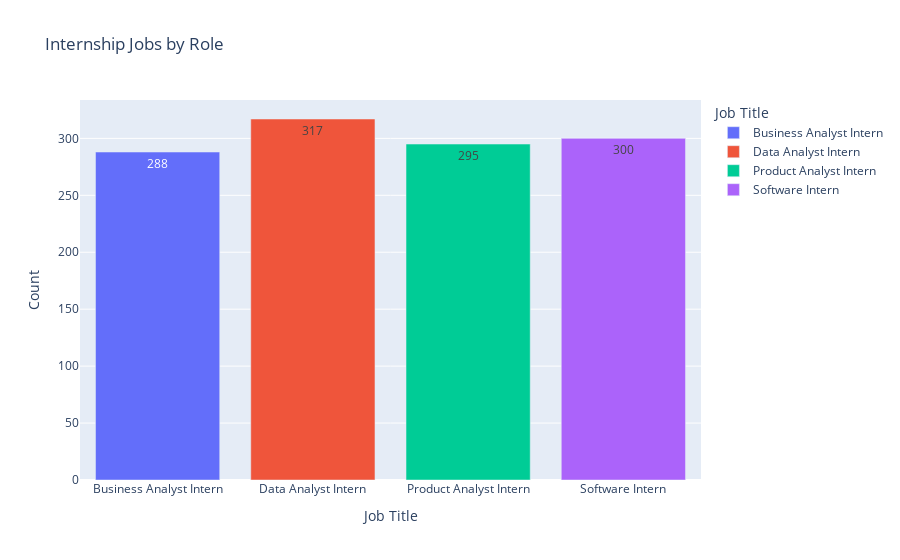
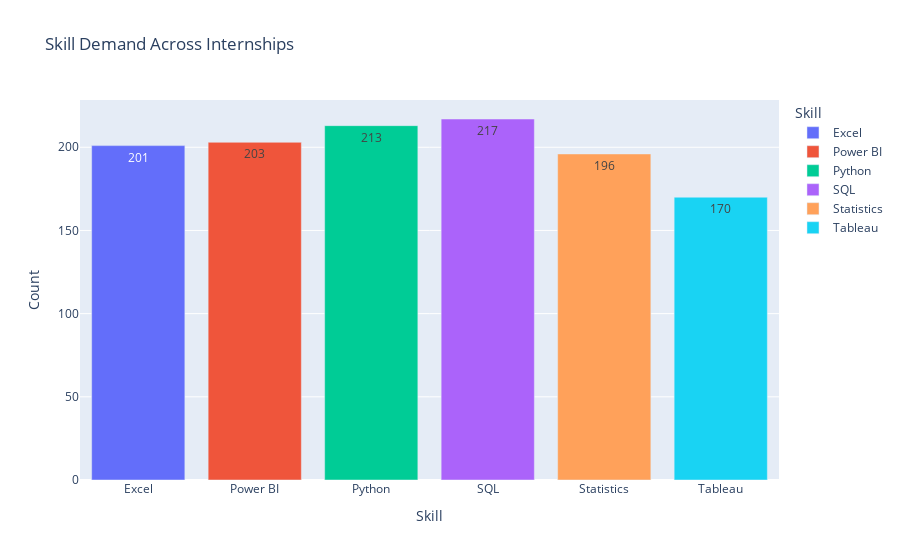
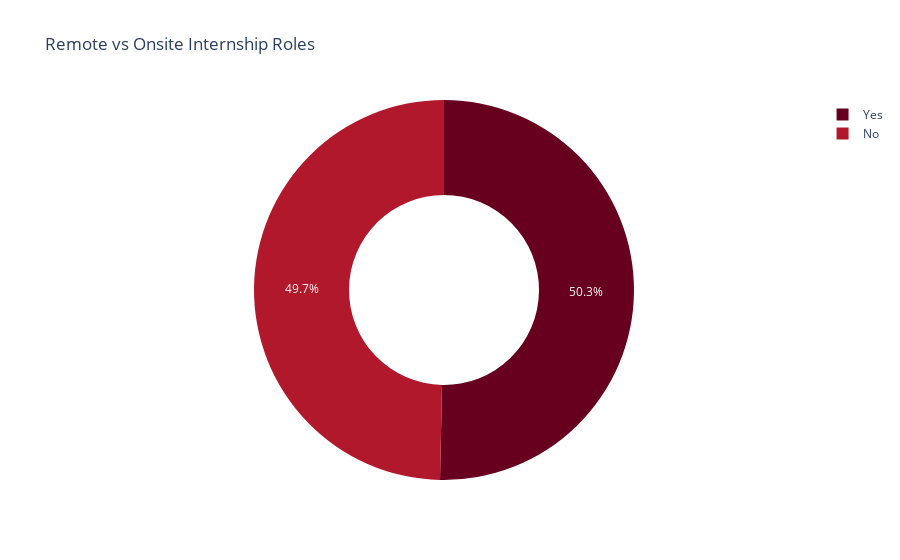
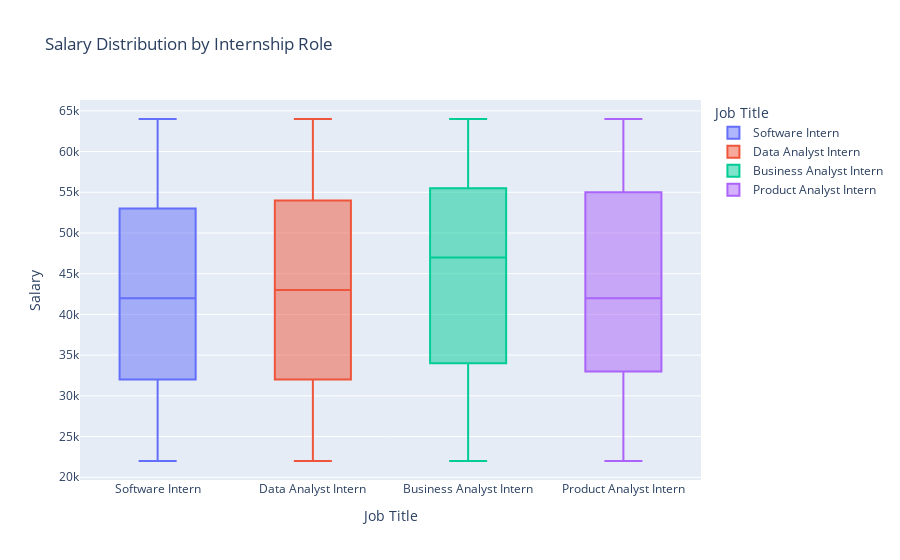

Notebook code cell kept with these figures, in order:
### Code cell
!pip install pandas numpy plotly

import pandas as pd
import numpy as np
import plotly.express as px

np.random.seed(7)

n = 1200

df = pd.DataFrame({
    "Job Title": np.random.choice(
        ["Data Analyst Intern", "Business Analyst Intern", "Product Analyst Intern", "Software Intern"], 
        n
    ),
    "Company": np.random.choice(
        ["Google", "Amazon", "Microsoft", "Indegene", "Deloitte", "PwC"], 
        n
    ),
    "Location": np.random.choice(
        ["New York", "California", "Texas", "Illinois", "Remote"], 
        n
    ),
    "Remote": np.random.choice(["Yes", "No"], n),
    "Salary": np.random.randint(22, 65, n) * 1000,
    "Month": np.random.choice(
        ["Jan", "Feb", "Mar", "Apr", "May", "Jun"], 
        n
    ),
    "Skill": np.random.choice(
        ["SQL", "Python", "Excel", "Power BI", "Tableau", "Statistics"], 
        n
    )
})

print("Total Jobs:", len(df))
print("Average Salary:", int(df["Salary"].mean()))
print("Remote Jobs (%):", round((df["Remote"] == "Yes").mean() * 100, 2))

px.bar(
    df.groupby("Job Title").size().reset_index(name="Count"),
    x="Job Title",
    y="Count",
    color="Job Title",
    title="Internship Jobs by Role",
    text="Count"
).show()

px.bar(
    df.groupby("Skill").size().reset_index(name="Count"),
    x="Skill",
    y="Count",
    color="Skill",
    title="Skill Demand Across Internships",
    text="Count"
).show()

px.pie(
    df,
    names="Remote",
    hole=0.5,
    title="Remote vs Onsite Internship Roles",
    color_discrete_sequence=px.colors.sequential.RdBu
).show()

px.box(
    df,
    x="Job Title",
    y="Salary",
    color="Job Title",
    title="Salary Distribution by Internship Role"
).show()

px.line(
    df.groupby("Month").size().reset_index(name="Count"),
    x="Month",
    y="Count",
    markers=True,
    title="Hiring Trends Over Time",
    color_discrete_sequence=px.colors.qualitative.Bold
).show()

px.bar(
    df.groupby("Company").size().reset_index(name="Count"),
    x="Company",
    y="Count",
    color="Company",
    title="Top Companies Hiring Interns"
).show()

px.treemap(
    df,
    path=["Job Title", "Skill"],
    title="Skill Distribution by Internship Role",
    color="Salary",
    color_continuous_scale="Viridis"
).show()

px.histogram(
    df,
    x="Salary",
    color="Job Title",
    nbins=30,
    title="Salary Distribution Across Roles"
).show()

px.sunburst(
    df,
    path=["Location", "Job Title"],
    title="Location and Role Breakdown"
).show()

print("Interactive BI dashboard generated successfully.")

### Figure 1 — Plotly figure (JSON) as saved in the notebook; plotly's stock layout.template omitted (floating-point values rounded to 4 significant figures)
{"data": [{"alignmentgroup": "True", "hovertemplate": "Job Title=%{x}<br>Count=%{text}<extra></extra>", "legendgroup": "Business Analyst Intern", "marker": {"color": "#636efa", "pattern": {"shape": ""}}, "name": "Business Analyst Intern", "offsetgroup": "Business Analyst Intern", "orientation": "v", "showlegend": true, "text": [288], "textposition": "auto", "type": "bar", "x": ["Business Analyst Intern"], "xaxis": "x", "y": [288], "yaxis": "y"}, {"alignmentgroup": "True", "hovertemplate": "Job Title=%{x}<br>Count=%{text}<extra></extra>", "legendgroup": "Data Analyst Intern", "marker": {"color": "#EF553B", "pattern": {"shape": ""}}, "name": "Data Analyst Intern", "offsetgroup": "Data Analyst Intern", "orientation": "v", "showlegend": true, "text": [317], "textposition": "auto", "type": "bar", "x": ["Data Analyst Intern"], "xaxis": "x", "y": [317], "yaxis": "y"}, {"alignmentgroup": "True", "hovertemplate": "Job Title=%{x}<br>Count=%{text}<extra></extra>", "legendgroup": "Product Analyst Intern", "marker": {"color": "#00cc96", "pattern": {"shape": ""}}, "name": "Product Analyst Intern", "offsetgroup": "Product Analyst Intern", "orientation": "v", "showlegend": true, "text": [295], "textposition": "auto", "type": "bar", "x": ["Product Analyst Intern"], "xaxis": "x", "y": [295], "yaxis": "y"}, {"alignmentgroup": "True", "hovertemplate": "Job Title=%{x}<br>Count=%{text}<extra></extra>", "legendgroup": "Software Intern", "marker": {"color": "#ab63fa", "pattern": {"shape": ""}}, "name": "Software Intern", "offsetgroup": "Software Intern", "orientation": "v", "showlegend": true, "text": [300], "textposition": "auto", "type": "bar", "x": ["Software Intern"], "xaxis": "x", "y": [300], "yaxis": "y"}], "layout": {"barmode": "relative", "legend": {"title": {"text": "Job Title"}, "tracegroupgap": 0}, "title": {"text": "Internship Jobs by Role"}, "xaxis": {"anchor": "y", "categoryarray": ["Business Analyst Intern", "Data Analyst Intern", "Product Analyst Intern", "Software Intern"], "categoryorder": "array", "domain": [0, 1], "title": {"text": "Job Title"}}, "yaxis": {"anchor": "x", "domain": [0, 1], "title": {"text": "Count"}}}}

### Figure 2 — Plotly figure (JSON) as saved in the notebook; plotly's stock layout.template omitted (floating-point values rounded to 4 significant figures)
{"data": [{"alignmentgroup": "True", "hovertemplate": "Skill=%{x}<br>Count=%{text}<extra></extra>", "legendgroup": "Excel", "marker": {"color": "#636efa", "pattern": {"shape": ""}}, "name": "Excel", "offsetgroup": "Excel", "orientation": "v", "showlegend": true, "text": [201], "textposition": "auto", "type": "bar", "x": ["Excel"], "xaxis": "x", "y": [201], "yaxis": "y"}, {"alignmentgroup": "True", "hovertemplate": "Skill=%{x}<br>Count=%{text}<extra></extra>", "legendgroup": "Power BI", "marker": {"color": "#EF553B", "pattern": {"shape": ""}}, "name": "Power BI", "offsetgroup": "Power BI", "orientation": "v", "showlegend": true, "text": [203], "textposition": "auto", "type": "bar", "x": ["Power BI"], "xaxis": "x", "y": [203], "yaxis": "y"}, {"alignmentgroup": "True", "hovertemplate": "Skill=%{x}<br>Count=%{text}<extra></extra>", "legendgroup": "Python", "marker": {"color": "#00cc96", "pattern": {"shape": ""}}, "name": "Python", "offsetgroup": "Python", "orientation": "v", "showlegend": true, "text": [213], "textposition": "auto", "type": "bar", "x": ["Python"], "xaxis": "x", "y": [213], "yaxis": "y"}, {"alignmentgroup": "True", "hovertemplate": "Skill=%{x}<br>Count=%{text}<extra></extra>", "legendgroup": "SQL", "marker": {"color": "#ab63fa", "pattern": {"shape": ""}}, "name": "SQL", "offsetgroup": "SQL", "orientation": "v", "showlegend": true, "text": [217], "textposition": "auto", "type": "bar", "x": ["SQL"], "xaxis": "x", "y": [217], "yaxis": "y"}, {"alignmentgroup": "True", "hovertemplate": "Skill=%{x}<br>Count=%{text}<extra></extra>", "legendgroup": "Statistics", "marker": {"color": "#FFA15A", "pattern": {"shape": ""}}, "name": "Statistics", "offsetgroup": "Statistics", "orientation": "v", "showlegend": true, "text": [196], "textposition": "auto", "type": "bar", "x": ["Statistics"], "xaxis": "x", "y": [196], "yaxis": "y"}, {"alignmentgroup": "True", "hovertemplate": "Skill=%{x}<br>Count=%{text}<extra></extra>", "legendgroup": "Tableau", "marker": {"color": "#19d3f3", "pattern": {"shape": ""}}, "name": "Tableau", "offsetgroup": "Tableau", "orientation": "v", "showlegend": true, "text": [170], "textposition": "auto", "type": "bar", "x": ["Tableau"], "xaxis": "x", "y": [170], "yaxis": "y"}], "layout": {"barmode": "relative", "legend": {"title": {"text": "Skill"}, "tracegroupgap": 0}, "title": {"text": "Skill Demand Across Internships"}, "xaxis": {"anchor": "y", "categoryarray": ["Excel", "Power BI", "Python", "SQL", "Statistics", "Tableau"], "categoryorder": "array", "domain": [0, 1], "title": {"text": "Skill"}}, "yaxis": {"anchor": "x", "domain": [0, 1], "title": {"text": "Count"}}}}

### Figure 3 — Plotly figure (JSON) as saved in the notebook; plotly's stock layout.template omitted (floating-point values rounded to 4 significant figures; data arrays with more than 128 entries replaced by an {"elided": "..."} marker saying what was removed)
{"data": [{"domain": {"x": [0, 1], "y": [0, 1]}, "hole": 0.5, "hovertemplate": "Remote=%{label}<extra></extra>", "labels": {"elided": "1200 str values"}, "legendgroup": "", "name": "", "showlegend": true, "type": "pie"}], "layout": {"legend": {"tracegroupgap": 0}, "piecolorway": ["rgb(103,0,31)", "rgb(178,24,43)", "rgb(214,96,77)", "rgb(244,165,130)", "rgb(253,219,199)", "rgb(247,247,247)", "rgb(209,229,240)", "rgb(146,197,222)", "rgb(67,147,195)", "rgb(33,102,172)", "rgb(5,48,97)"], "title": {"text": "Remote vs Onsite Internship Roles"}}}

### Figure 4 — Plotly figure (JSON) as saved in the notebook; plotly's stock layout.template omitted (floating-point values rounded to 4 significant figures; data arrays with more than 128 entries replaced by an {"elided": "..."} marker saying what was removed)
{"data": [{"alignmentgroup": "True", "hovertemplate": "Job Title=%{x}<br>Salary=%{y}<extra></extra>", "legendgroup": "Software Intern", "marker": {"color": "#636efa"}, "name": "Software Intern", "notched": false, "offsetgroup": "Software Intern", "orientation": "v", "showlegend": true, "type": "box", "x": {"elided": "300 str values"}, "x0": " ", "xaxis": "x", "y": {"elided": "300 int values"}, "y0": " ", "yaxis": "y"}, {"alignmentgroup": "True", "hovertemplate": "Job Title=%{x}<br>Salary=%{y}<extra></extra>", "legendgroup": "Data Analyst Intern", "marker": {"color": "#EF553B"}, "name": "Data Analyst Intern", "notched": false, "offsetgroup": "Data Analyst Intern", "orientation": "v", "showlegend": true, "type": "box", "x": {"elided": "317 str values"}, "x0": " ", "xaxis": "x", "y": {"elided": "317 int values"}, "y0": " ", "yaxis": "y"}, {"alignmentgroup": "True", "hovertemplate": "Job Title=%{x}<br>Salary=%{y}<extra></extra>", "legendgroup": "Business Analyst Intern", "marker": {"color": "#00cc96"}, "name": "Business Analyst Intern", "notched": false, "offsetgroup": "Business Analyst Intern", "orientation": "v", "showlegend": true, "type": "box", "x": {"elided": "288 str values"}, "x0": " ", "xaxis": "x", "y": {"elided": "288 int values"}, "y0": " ", "yaxis": "y"}, {"alignmentgroup": "True", "hovertemplate": "Job Title=%{x}<br>Salary=%{y}<extra></extra>", "legendgroup": "Product Analyst Intern", "marker": {"color": "#ab63fa"}, "name": "Product Analyst Intern", "notched": false, "offsetgroup": "Product Analyst Intern", "orientation": "v", "showlegend": true, "type": "box", "x": {"elided": "295 str values"}, "x0": " ", "xaxis": "x", "y": {"elided": "295 int values"}, "y0": " ", "yaxis": "y"}], "layout": {"boxmode": "overlay", "legend": {"title": {"text": "Job Title"}, "tracegroupgap": 0}, "title": {"text": "Salary Distribution by Internship Role"}, "xaxis": {"anchor": "y", "categoryarray": ["Software Intern", "Data Analyst Intern", "Business Analyst Intern", "Product Analyst Intern"], "categoryorder": "array", "domain": [0, 1], "title": {"text": "Job Title"}}, "yaxis": {"anchor": "x", "domain": [0, 1], "title": {"text": "Salary"}}}}
